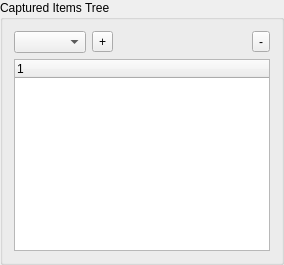
          <widget class="QGroupBox" name="groupBox_2">
           <property name="sizePolicy">
            <sizepolicy hsizetype="Preferred" vsizetype="Preferred">
             <horstretch>0</horstretch>
             <verstretch>1</verstretch>
            </sizepolicy>
           </property>
           <property name="title">
            <string>Captured Items Tree</string>
           </property>
           <layout class="QGridLayout" name="gridLayout_12">
            <property name="spacing">
             <number>-1</number>
            </property>
            <item row="2" column="0">
             <widget class="QTreeWidget" name="capturedItemTree">
              <property name="columnCount">
               <number>1</number>
              </property>
              <column>
               <property name="text">
                <string notr="true">1</string>
               </property>
              </column>
             </widget>
            </item>
            <item row="1" column="0">
             <widget class="QWidget" name="widget_3" native="true">
              <layout class="QHBoxLayout" name="horizontalLayout_9">
               <property name="leftMargin">
                <number>0</number>
               </property>
               <property name="topMargin">
                <number>0</number>
               </property>
               <property name="rightMargin">
                <number>0</number>
               </property>
               <property name="bottomMargin">
                <number>0</number>
               </property>
               <item>
                <widget class="QComboBox" name="comboBox"/>
               </item>
               <item>
                <widget class="QToolButton" name="toolButton_2">
                 <property name="text">
                  <string>+</string>
                 </property>
                </widget>
               </item>
               <item>
                <spacer name="horizontalSpacer_3">
                 <property name="orientation">
                  <enum>Qt::Horizontal</enum>
                 </property>
                 <property name="sizeHint" stdset="0">
                  <size>
                   <width>40</width>
                   <height>20</height>
                  </size>
                 </property>
                </spacer>
               </item>
               <item>
                <widget class="QToolButton" name="toolButton_3">
                 <property name="text">
                  <string>-</string>
                 </property>
                </widget>
               </item>
              </layout>
             </widget>
            </item>
           </layout>
          </widget>
